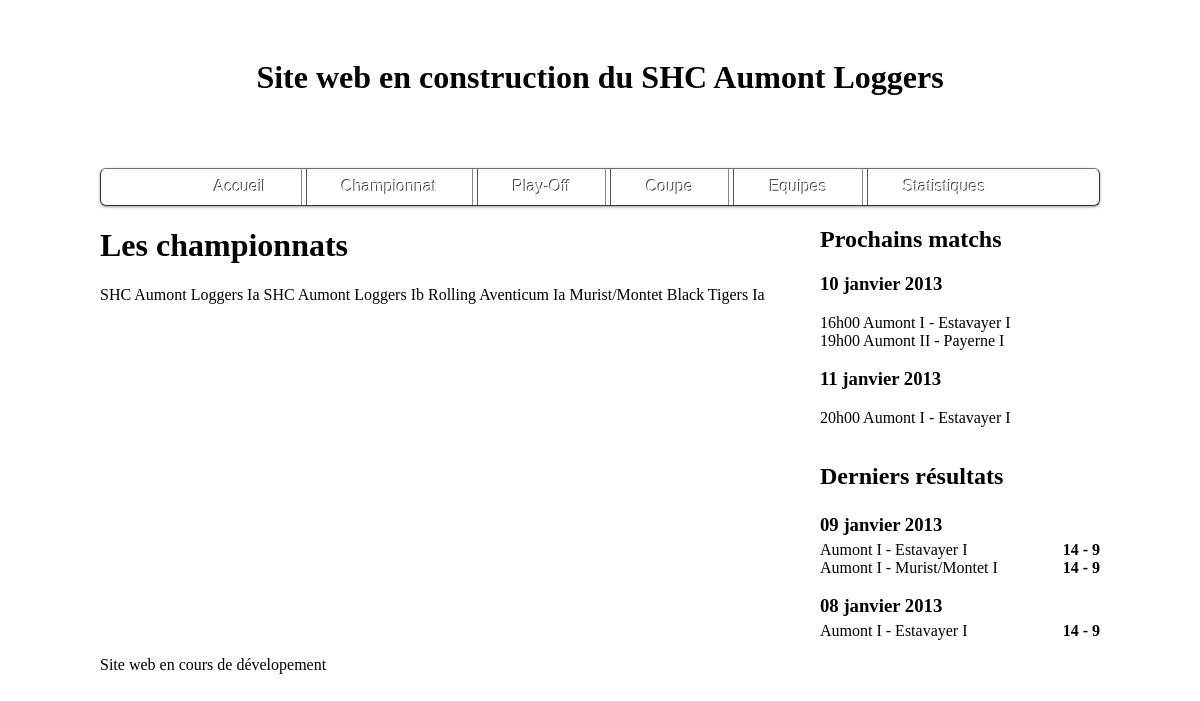
Before: /team/ with the older database file.
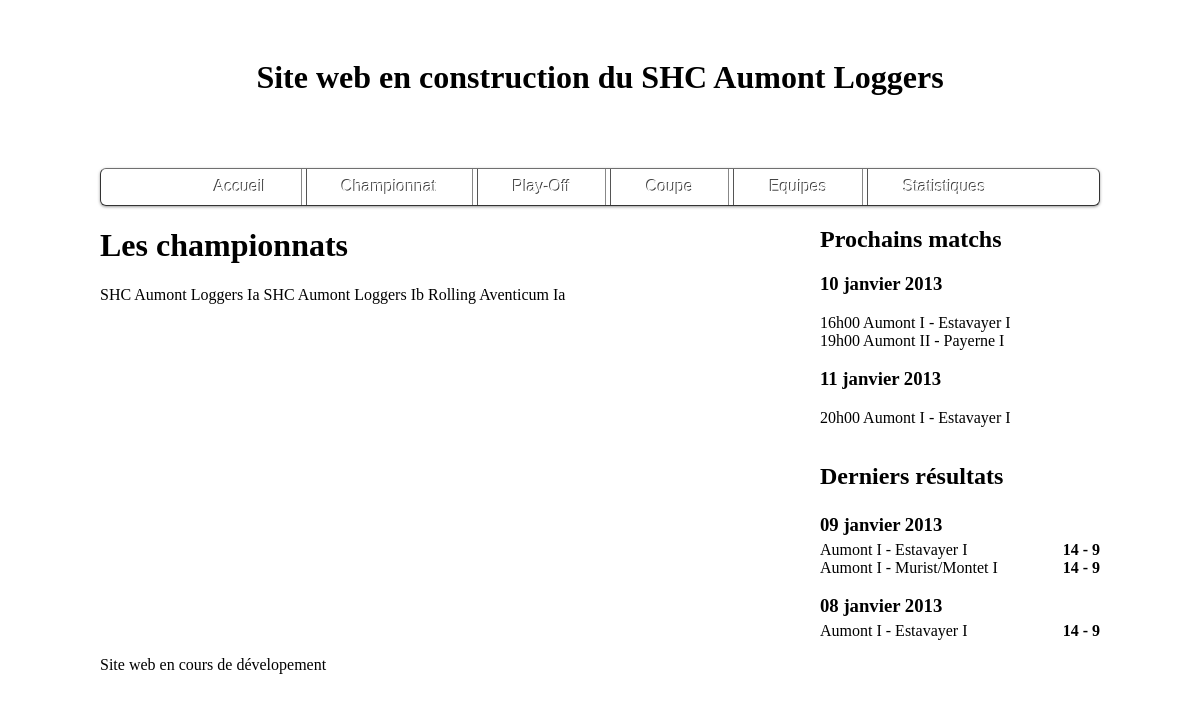
After: the same page with the newer database file.
### team/models.py (models this page shows, shortened)
class Team(models.Model):
    name = models.CharField(max_length=80)
    short_name = models.CharField(max_length=40)
    games = models.SmallIntegerField()
    wins = models.SmallIntegerField()
    draws = models.SmallIntegerField()
    losses = models.SmallIntegerField()
    division = models.ForeignKey(Division)
    season = models.ForeignKey(Season)
    players = models.ManyToManyField(Player, blank=True)

### team/views.py (the view)
def standings(request):
    season = Season.objects.filter(current=True).get()
    teams = season.team_set.all()
    return render(request, 'team/standings.html', {'teams':teams})

### templates/team/standings.html
{% extends "base.html" %}
{% block content_page %}
<h1>Les championnats</h1>
<section>
{% for team in teams %}
    <tr><td>{{ team.name }}</td></tr>
{% empty %}
    <p>Aucune équipe présente</p>
{% endfor %}
</section>
{% endblock %}

Changed rows visible on the page:
removed Team: name "Murist/Montet Black Tigers Ia"
